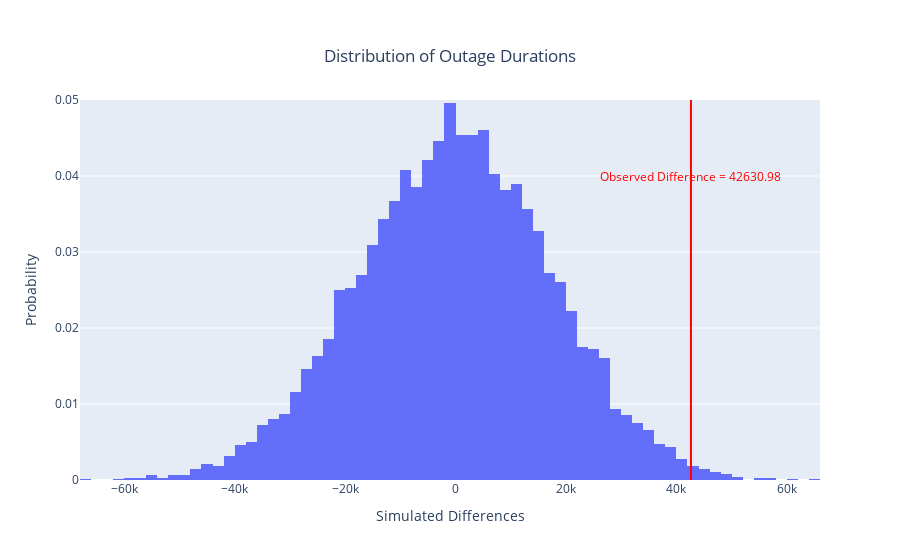

Notebook code for this chart:
### Code cell
# TODO
n_repetitions = 10000
shuffled = outages.copy() 
observed_diff = shuffled.groupby('is_day')['CUSTOMERS.AFFECTED'].mean()
obs = observed_diff[False] - observed_diff[True]
mean_diffs = []
for _ in range(n_repetitions):
    shuffled['is_day'] = np.random.permutation(shuffled['is_day'])
    calc = shuffled.groupby('is_day')['CUSTOMERS.AFFECTED'].mean()
    mean_diffs.append(calc[False] - calc[True])

p_value = (obs < mean_diffs).mean()

fig = px.histogram(mean_diffs, x=0, nbins=100, histnorm='probability', 
                   title='Empirical Distribution of the Difference in Group Means')
fig.add_vline(x=obs, line_color='red', line_width=2, opacity=1)
fig.add_annotation(text=f'<span style="color:red">Observed Difference = {round(obs, 2)}</span>',
                   x=obs, showarrow=False, y=0.04)
fig.update_layout(yaxis_range=[0, 0.05], xaxis_title = 'Simulated Differences', yaxis_title = 'Probability',
                  title={
        'text': "Distribution of Outage Durations",
        'x': 0.5,
        'xanchor': 'center', 
        'yanchor': 'top'
    })

### Figure 1 — Plotly figure (JSON) as saved in the notebook; plotly's stock layout.template omitted (floating-point values rounded to 4 significant figures; data arrays with more than 128 entries replaced by an {"elided": "..."} marker saying what was removed)
{"data": [{"alignmentgroup": "True", "bingroup": "x", "histnorm": "probability", "hovertemplate": "0=%{x}<br>probability=%{y}<extra></extra>", "legendgroup": "", "marker": {"color": "#636efa", "pattern": {"shape": ""}}, "name": "", "nbinsx": 100, "offsetgroup": "", "orientation": "v", "showlegend": false, "type": "histogram", "x": {"elided": "10000 float values"}, "xaxis": "x", "yaxis": "y"}], "layout": {"annotations": [{"showarrow": false, "text": "<span style=\"color:red\">Observed Difference = 42630.98</span>", "x": 42630.0, "y": 0.04}], "barmode": "relative", "legend": {"tracegroupgap": 0}, "shapes": [{"line": {"color": "red", "width": 2}, "opacity": 1, "type": "line", "x0": 42630.0, "x1": 42630.0, "xref": "x", "y0": 0, "y1": 1, "yref": "y domain"}], "title": {"text": "Distribution of Outage Durations", "x": 0.5, "xanchor": "center", "yanchor": "top"}, "xaxis": {"anchor": "y", "domain": [0, 1], "title": {"text": "Simulated Differences"}}, "yaxis": {"anchor": "x", "domain": [0, 1], "range": [0, 0.05], "title": {"text": "Probability"}}}}
